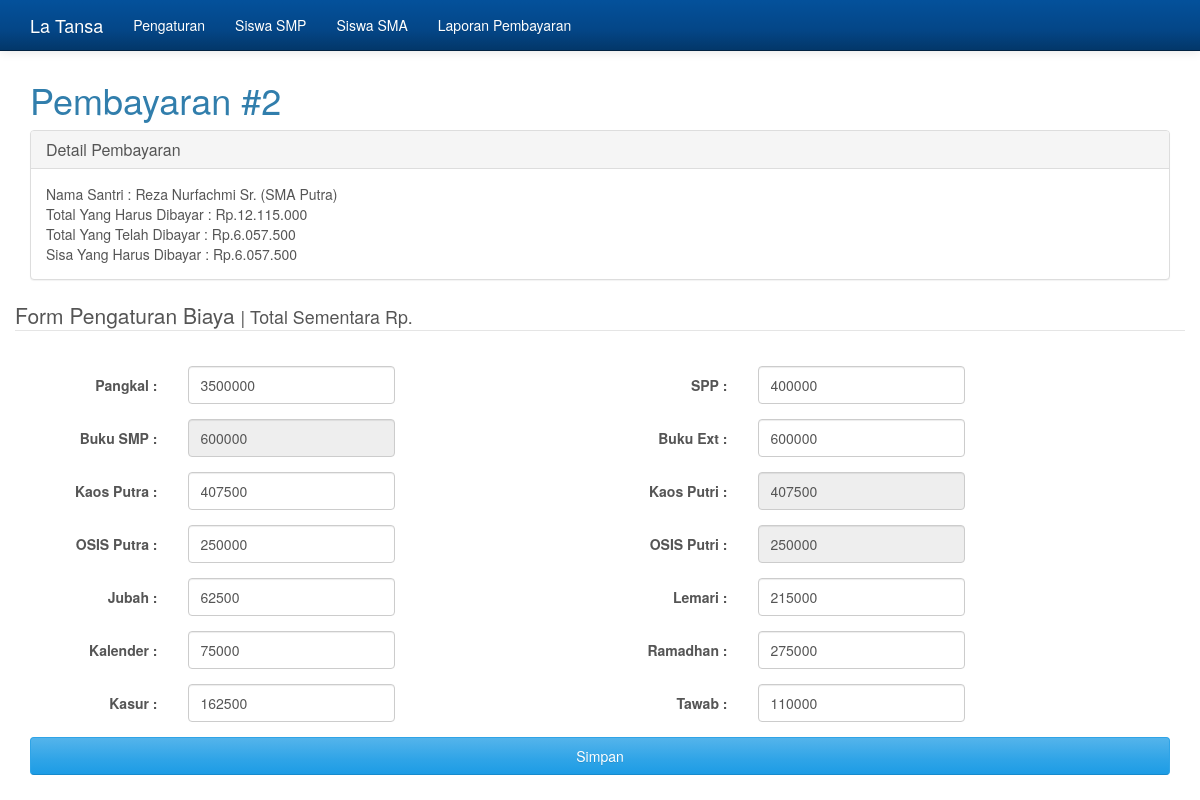
/?hal=bayar2&tipe=sma&id=3, run on the app's committed database.
### tables this page shows
CREATE TABLE IF NOT EXISTS `siswa` (
`idsiswa` int(2) NOT NULL,
  `namasiswa` varchar(50) NOT NULL,
  `jk` enum('pa','pi') NOT NULL,
  `jenis` enum('smp','sma') NOT NULL
);

CREATE TABLE IF NOT EXISTS `bendahara1` (
  `nomor` int(2) NOT NULL,
  `pangkal` double DEFAULT NULL,
  `spp` double DEFAULT NULL,
  `buku_smp` double DEFAULT NULL,
  `buku_ext` double NOT NULL,
  `kalender` double DEFAULT NULL,
  `kasur` double DEFAULT NULL,
  `lemari` double DEFAULT NULL,
  `kaospa` double DEFAULT NULL,
  `kaospi` double NOT NULL,
  `osis` double DEFAULT NULL,
  `osispi` double NOT NULL,
  `jubah` double DEFAULT NULL,
  `ramadhan` double DEFAULT NULL,
  `tawab` double DEFAULT NULL,
  `total_pa_sd` double DEFAULT NULL,
  `total_pi_sd` double NOT NULL,
  `total_pa_smp` double NOT NULL,
  `total_pi_smp` double NOT NULL
);

CREATE TABLE IF NOT EXISTS `bta1` (
`nomor` int(2) NOT NULL,
  `idsiswa` int(3) DEFAULT NULL,
  `pangkal` double DEFAULT NULL,
  `spp` double DEFAULT NULL,
  `buku` double DEFAULT NULL,
  `kalender` double DEFAULT NULL,
  `kasur` double DEFAULT NULL,
  `lemari` double DEFAULT NULL,
  `kaos` double DEFAULT NULL,
  `osis` double DEFAULT NULL,
  `jubah` double DEFAULT NULL,
  `ramadhan` double DEFAULT NULL,
  `tawab` double DEFAULT NULL,
  `total` double DEFAULT NULL,
  `sisa` double DEFAULT NULL
);

### fungsi.php (called while the page is built, shortened)
<?php debug_backtrace() || die ("Direct access not permitted");
function getdata($id,$tabel,$where,$kolom){
	$qgetdata = mysql_query("select * from $tabel where $where='$id'");
	$dgetdata = mysql_fetch_array($qgetdata);
	return $dgetdata[$kolom];
}
?>

### bayar2.php (the view, shortened to what this page needs)
<h1>Pembayaran #2</h1>
<?php
$id = $_GET['id'];
$jk = getdata($id,'siswa','idsiswa','jk');
$sekolah = getdata($id,'siswa','idsiswa','jenis');
$namasiswa = getdata($id,'siswa','idsiswa','namasiswa');
$tipe = $_GET['tipe'];
$q = mysql_query("select * from bendahara1");
$d = mysql_fetch_object($q);
$qp1 = mysql_query("select * from bta1 where idsiswa='$id'");
$np1 = mysql_num_rows($qp1);
if($np1>=1){
	$dp1 = mysql_fetch_object($qp1);
	$total1 = $dp1->total;
	$sisa1 = $dp1->sisa;
}else{
	eksyen('Error! Lakukan Pembayaran #1 terlebih dahulu',"?hal=$sekolah");
}
$qp2 = mysql_query("select * from bta2 where idsiswa='$id'");
$np2 = mysql_num_rows($qp2);
if($jk=='pa'){
	if($tipe=='smp'){
		$totalharusdibayar = $d->total_pa_sd;
		$buku = $d->buku_smp;
	}elseif($tipe=='sma'){
		$totalharusdibayar = $d->total_pa_smp;
		$buku = $d->buku_ext;
	}else{
		eksyen('Error!',"?hal=$sekolah");
	}
	$kaos = $d->kaospa;
	$osis = $d->osis;
	$jubah = $d->jubah;
}
$tpangkal = $d->pangkal - $dp1->pangkal;
$tspp = $d->spp - $dp1->spp;
$tbuku = $buku - $dp1->buku;
$tkalender = $d->kalender - $dp1->kalender;
$tkaos = $kaos - $dp1->kaos;
$tosis = $osis - $dp1->osis;
$tjubah = $jubah - $dp1->jubah;
$tlemari = $d->lemari - $dp1->lemari;
$tramadhan = $d->ramadhan - $dp1->ramadhan;
$tkasur = $d->kasur - $dp1->kasur;
$ttawab = $d->tawab - $dp1->tawab;
?>
<?php if($np2<1){ ?>
<div class="panel panel-default">
	  <div class="panel-heading">
			<h3 class="panel-title">Detail Pembayaran</h3>
	  </div>
	  <div class="panel-body">
	  	Nama Santri : <?php echo $namasiswa;?> (<?php echo strtoupper($sekolah);?> <?php echo $jeka=($jk=='pa')?'Putra':'Putri';?>)<br>
			Total Yang Harus Dibayar : Rp.<?php echo number_format($totalharusdibayar,'0',',','.');?><br>
			Total Yang Telah Dibayar : Rp.<?php echo number_format($total1,'0',',','.');?><br>
			Sisa Yang Harus Dibayar : Rp.<?php echo number_format($sisa1,'0',',','.');?><br>
	  </div>
</div>
<form action="" method="POST" class="form-horizontal" role="form">
		<div class="form-group">
			<legend>Form Pengaturan Biaya <small>| Total Sementara Rp.<span id="totalsementara"></span></small></legend>
		</div>
	<div class="col-lg-6">
		<div class="form-group">
			<label for="input" class="col-sm-3 control-label">Pangkal :</label>
			<div class="col-sm-5">
				<input type="number" maxlength="9" name="pangkal" id="pangkal" class="form-control" value="<?php if($np2>=1){echo $d1->pangkal;}else{ echo $tpangkal;} ?>" onKeyPress="return num(this, event)" onKeyUp="hitung()">
			</div>
		</div>
		<div class="form-group">
			<label for="input" class="col-sm-3 control-label">Buku SMP :</label>
			<div class="col-sm-5">
				<input type="number" name="buku_smp" id="buku_smp" class="form-control" value="<?php if($np2>=1){echo $d1->buku_smp;}else{ echo $tbuku;} ?>" onKeyPress="return num(this, event)" <?php if($sekolah!='smp'){echo "readonly";} ?>>
			</div>
		</div>
		<div class="form-group">
			<label for="input" class="col-sm-3 control-label">Kaos Putra :</label>
			<div class="col-sm-5">
				<input type="number" name="kaospa" id="kaospa" class="form-control" value="<?php if($np2>=1){echo $d1->kaos;}else{ echo $tkaos;} ?>" onKeyPress="return num(this, event)" <?php if($jk!='pa'){echo "readonly";} ?>>
			</div>
		</div>
		<div class="form-group">
			<label for="input" class="col-sm-3 control-label">OSIS Putra :</label>
			<div class="col-sm-5">
				<input type="number" name="osis" id="osis" class="form-control" value="<?php if($np2>=1){echo $d->osis;}else{ echo $tosis;} ?>" onKeyPress="return num(this, event)" <?php if($jk!='pa'){echo "readonly";} ?>>
			</div>
		</div>
		<div class="form-group">
			<label for="input" class="col-sm-3 control-label">Jubah :</label>
			<div class="col-sm-5">
				<input type="number" name="jubah" id="jubah" class="form-control" value="<?php if($np2>=1){echo $d1->jubah;}else{ echo $tjubah;} ?>" onKeyPress="return num(this, event)" <?php if($jk!='pa'){echo "readonly";} ?>>
			</div>
		</div>
		<div class="form-group">
			<label for="input" class="col-sm-3 control-label">Kalender :</label>
			<div class="col-sm-5">
				<input type="number" name="kalender" id="kalender" class="form-control" value="<?php if($np2>=1){echo $d1->kalender;}else{ echo $tkalender;} ?>" onKeyPress="return num(this, event)">
			</div>
		</div>
		<div class="form-group">
			<label for="input" class="col-sm-3 control-label">Kasur :</label>
			<div class="col-sm-5">
				<input type="number" name="kasur" id="kasur" class="form-control" value="<?php if($np2>=1){echo $d1->kasur;}else{ echo $tkasur;} ?>" onKeyPress="return num(this, event)">
			</div>
		</div>
	</div>
	<div class="col-lg-6">
		<div class="form-group">
			<label for="input" class="col-sm-3 control-label">SPP :</label>
			<div class="col-sm-5">
				<input type="number" name="spp" id="spp" class="form-control" value="<?php if($np2>=1){echo $d1->spp;}else{ echo $tspp;} ?>" onKeyPress="return num(this, event)">
			</div>
		</div>
		<div class="form-group">
			<label for="input" class="col-sm-3 control-label">Buku Ext :</label>
			<div class="col-sm-5">
				<input type="number" name="buku_ext" id="buku_ext" class="form-control" value="<?php if($np2>=1){echo $d1->buku_ext;}else{ echo $tbuku;} ?>" onKeyPress="return num(this, event)" <?php if($sekolah!='sma'){echo "readonly";} ?>>
			</div>
		</div>
		<div class="form-group">
			<label for="input" class="col-sm-3 control-label">Kaos Putri :</label>
			<div class="col-sm-5">
				<input type="number" name="kaospi" id="kaospi" class="form-control" value="<?php if($np2>=1){echo $d1->kaos;}else{ echo $tkaos;} ?>" onKeyPress="return num(this, event)" <?php if($jk!='pi'){echo "readonly";} ?>>
			</div>
		</div>
		<div class="form-group">
			<label for="input" class="col-sm-3 control-label">OSIS Putri :</label>
			<div class="col-sm-5">
				<input type="number" name="osispi" id="osispi" class="form-control" value="<?php if($np2>=1){echo $d1->osis;}else{ echo $tosis;} ?>" onKeyPress="return num(this, event)" <?php if($jk!="pi"){echo "readonly";} ?>>
			</div>
		</div>
		<div class="form-group">
			<label for="input" class="col-sm-3 control-label">Lemari :</label>
			<div class="col-sm-5">
				<input type="number" name="lemari" id="lemari" class="form-control" value="<?php if($np2>=1){echo $d1->lemari;}else{ echo $tlemari;} ?>" onKeyPress="return num(this, event)">
			</div>
		</div>
		<div class="form-group">
			<label for="input" class="col-sm-3 control-label">Ramadhan :</label>
			<div class="col-sm-5">
				<input type="number" name="ramadhan" id="ramadhan" class="form-control" value="<?php if($np2>=1){echo $d1->ramadhan;}else{ echo $tramadhan;} ?>" onKeyPress="return num(this, event)">
			</div>
		</div>
		<div class="form-group">
			<label for="input" class="col-sm-3 control-label">Tawab :</label>
			<div class="col-sm-5">
				<input type="number" name="tawab" id="tawab" class="form-control" value="<?php if($np2>=1){echo $d1->tawab;}else{ echo $ttawab;} ?>" onKeyPress="return num(this, event)">
			</div>
		</div>
	</div>
		<div class="form-group">
			<div class="col-sm-12">
				<button type="submit" class="btn btn-block btn-primary">Simpan</button>
			</div>
		</div>
</form>
<?php }else{
	echo "Detail Pembayaran";
} ?>

### index.php (style rules this page uses)
body { margin-top: 60px; }

### data on the page
siswa: namasiswa "Reza Nurfachmi Sr.", jenis "SMA", jk "Putra"
bendahara1: total_pa_smp "12.115.000", pangkal "3500000", buku_smp "600000", kaospa "407500", osis "250000", jubah "62500", kalender "75000", kasur "162500", spp "400000", buku_ext "600000", kaospi "407500", osispi "250000", lemari "215000", ramadhan "275000", tawab "110000"
bta1: total "6.057.500", sisa "6.057.500"
